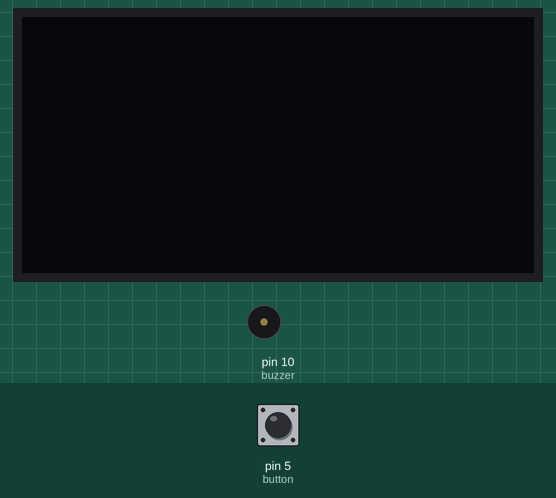
Recording of a sketch running on a simulated Arduino Uno, built with avr-gcc and run on an emulated ATmega328P. Parts: 128×64 one-colour display, buzzer (waves = sounding). The test bench sets the inputs (shaded band); at power-on: pin 5 (button) LOW.

Above: at 1.2 s.
1.3 s: pin 5 (button) pulled HIGH for 0.15 s
At 1.9 s:
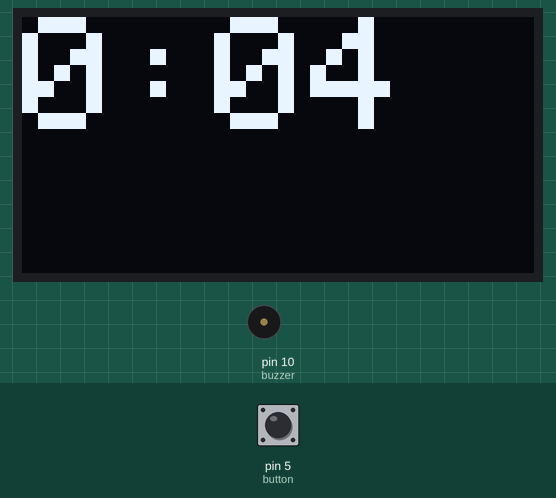
4.4 s: pin 5 (button) pulled HIGH for 1 s
At 6.0 s:
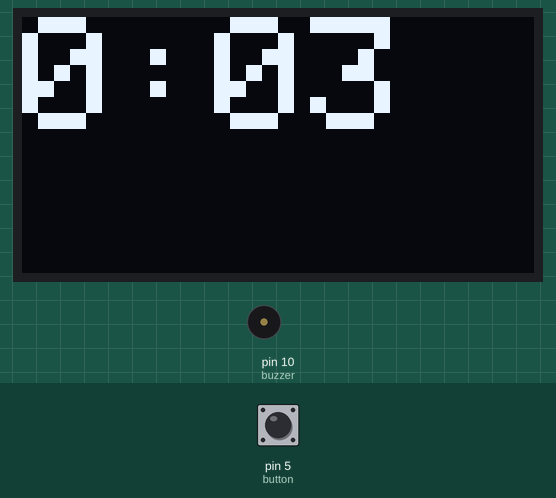
At 12.3 s:
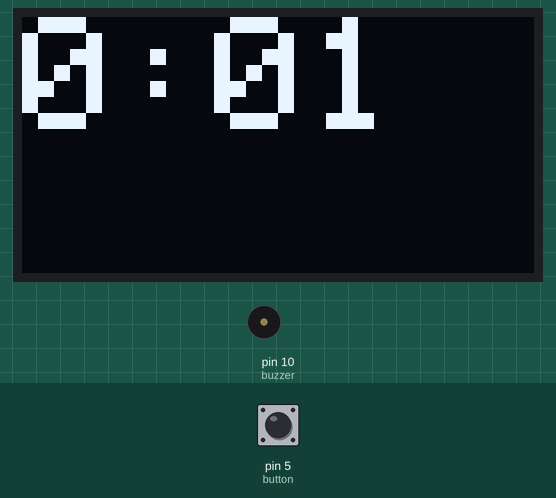
Timing chart, 0 to 16.8 s (numbered marks = the images above; inputs shaded):
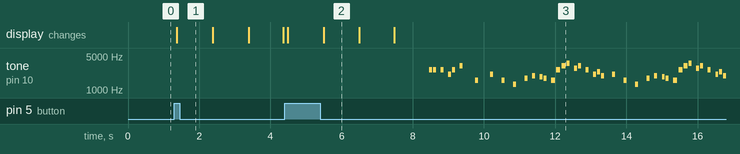

Measured:
- after the input at 1.3 s, the display: changes after 0.07 s (image 1)
- by itself, tone on pin 10 (buzzer): plays 2637 Hz for 0.08 s, 2637 Hz for 0.08 s, 2637 Hz for 0.08 s, 2093 Hz for 0.08 s, 2637 Hz for 0.08 s, 3136 Hz for 0.08 s … (41 notes in this stretch)
- what the display in image 2 shows lasts 1.0 s, from 5.5 s to 6.5 s

The sketch:

pomodoro.ino
```cpp
#include <SPI.h>
#include <Wire.h>
#include <Adafruit_GFX.h>
#include <Adafruit_SSD1306.h>
#include <Adafruit_TFTLCD.h>
#include <Fonts/FreeSans24pt7b.h>
#include <arduino-timer.h>
#include <TimeLib.h>
#include "pitches.h"

#define SCREEN_WIDTH 128 // OLED display width, in pixels
#define SCREEN_HEIGHT 64 // OLED display height, in pixels

// Declaration for an SSD1306 display connected to I2C (SDA, SCL pins)
#define OLED_RESET     -1 // Reset pin # (or -1 if sharing Arduino reset pin)
Adafruit_SSD1306 display(SCREEN_WIDTH, SCREEN_HEIGHT, &Wire, OLED_RESET);

auto timer = timer_create_default();
const int buzzer = 10;
const int button = 5;
int buttonState = 0;
int lastButtonState = 0;
int counter = 3600;
const long interval = 1000;
long prevMillis;
int startTime = 0;
bool start = false;
unsigned long startMillis;
unsigned long currentMillis;

int work = 0;


void setup() {
  display.begin(SSD1306_SWITCHCAPVCC, 0x3c);  // initialize with the I2C addr 0x3D (for the 128x64)
  display.clearDisplay();
  pinMode(button, INPUT);
  pinMode(buzzer, OUTPUT);
}

//Mario main theme melody
int melody[] = {
  NOTE_E7, NOTE_E7, 0, NOTE_E7,
  0, NOTE_C7, NOTE_E7, 0,
  NOTE_G7, 0, 0,  0,
  NOTE_G6, 0, 0, 0,

  NOTE_C7, 0, 0, NOTE_G6,
  0, 0, NOTE_E6, 0,
  0, NOTE_A6, 0, NOTE_B6,
  0, NOTE_AS6, NOTE_A6, 0,

  NOTE_G6, NOTE_E7, NOTE_G7,
  NOTE_A7, 0, NOTE_F7, NOTE_G7,
  0, NOTE_E7, 0,NOTE_C7,
  NOTE_D7, NOTE_B6, 0, 0,

  NOTE_C7, 0, 0, NOTE_G6,
  0, 0, NOTE_E6, 0,
  0, NOTE_A6, 0, NOTE_B6,
  0, NOTE_AS6, NOTE_A6, 0,

  NOTE_G6, NOTE_E7, NOTE_G7,
  NOTE_A7, 0, NOTE_F7, NOTE_G7,
  0, NOTE_E7, 0,NOTE_C7,
  NOTE_D7, NOTE_B6, 0, 0
};
//Mario main them tempo
int tempo[] = {
  12, 12, 12, 12,
  12, 12, 12, 12,
  12, 12, 12, 12,
  12, 12, 12, 12,

  12, 12, 12, 12,
  12, 12, 12, 12,
  12, 12, 12, 12,
  12, 12, 12, 12,

  9, 9, 9,
  12, 12, 12, 12,
  12, 12, 12, 12,
  12, 12, 12, 12,

  12, 12, 12, 12,
  12, 12, 12, 12,
  12, 12, 12, 12,
  12, 12, 12, 12,

  9, 9, 9,
  12, 12, 12, 12,
  12, 12, 12, 12,
  12, 12, 12, 12,
};

void loop() {


  //delay(1000);
  // melodyNote();
  currentMillis = millis();
  buttonState = digitalRead(button);

  display.display();
  display.clearDisplay();   // clears the screen and buffer
  display.setTextSize(4);
  display.setTextColor(WHITE);
  display.setCursor(0, 0);

  if (buttonState != lastButtonState) {
    if (buttonState == HIGH) {

      work = 1;
      setTime(0, 0, 0, 1, 1, 2010);
    }
  };

  lastButtonState = buttonState;

  if (work == 1) {

    tomato();
  }
  if (work == 2) {
    workBreak();
  }

}


void tomato() {

  int tomatoMin = startTime - minute();
  int tomatoSec = 5 - second() - 1;
  String sec = String(tomatoSec);
  String mins = String(tomatoMin);

  if (tomatoSec < 10) {
    sec = 0 + sec;
  }


  display.println( mins + ":" + sec );

  if ((mins == "0") && (sec == "00")) {
    work = 2;
  }
}

void workBreak() {

    playMario();


  display.clearDisplay();
  display.print("tomato");
  work = 1;
}

void playMario() {
   int size = sizeof(melody) / sizeof(int);
     for (int thisNote = 0; thisNote < size; thisNote++) {

       // to calculate the note duration, take one second
       // divided by the note type.
       //e.g. quarter note = 1000 / 4, eighth note = 1000/8, etc.
       int noteDuration = 1000/tempo[thisNote];

       tone(buzzer, melody[thisNote],noteDuration);

       // to distinguish the notes, set a minimum time between them.
       // the note's duration + 30% seems to work well:
       int pauseBetweenNotes = noteDuration * 1.30;
       delay(pauseBetweenNotes);

       // stop the tone playing:
       tone(buzzer, 0,noteDuration);

    }
}
```

pitches.h
```cpp
/*************************************************
 * Public Constants
 *************************************************/

#define NOTE_B0  31
#define NOTE_C1  33
#define NOTE_CS1 35
#define NOTE_D1  37
#define NOTE_DS1 39
#define NOTE_E1  41
#define NOTE_F1  44
#define NOTE_FS1 46
#define NOTE_G1  49
#define NOTE_GS1 52
#define NOTE_A1  55
#define NOTE_AS1 58
#define NOTE_B1  62
#define NOTE_C2  65
#define NOTE_CS2 69
#define NOTE_D2  73
#define NOTE_DS2 78
#define NOTE_E2  82
#define NOTE_F2  87
#define NOTE_FS2 93
#define NOTE_G2  98
#define NOTE_GS2 104
#define NOTE_A2  110
#define NOTE_AS2 117
#define NOTE_B2  123
#define NOTE_C3  131
#define NOTE_CS3 139
#define NOTE_D3  147
#define NOTE_DS3 156
#define NOTE_E3  165
#define NOTE_F3  175
#define NOTE_FS3 185
#define NOTE_G3  196
#define NOTE_GS3 208
#define NOTE_A3  220
#define NOTE_AS3 233
#define NOTE_B3  247
#define NOTE_C4  262
#define NOTE_CS4 277
#define NOTE_D4  294
#define NOTE_DS4 311
#define NOTE_E4  330
#define NOTE_F4  349
#define NOTE_FS4 370
#define NOTE_G4  392
#define NOTE_GS4 415
#define NOTE_A4  440
#define NOTE_AS4 466
#define NOTE_B4  494
#define NOTE_C5  523
#define NOTE_CS5 554
#define NOTE_D5  587
#define NOTE_DS5 622
#define NOTE_E5  659
#define NOTE_F5  698
#define NOTE_FS5 740
#define NOTE_G5  784
#define NOTE_GS5 831
#define NOTE_A5  880
#define NOTE_AS5 932
#define NOTE_B5  988
#define NOTE_C6  1047
#define NOTE_CS6 1109
#define NOTE_D6  1175
#define NOTE_DS6 1245
#define NOTE_E6  1319
#define NOTE_F6  1397
#define NOTE_FS6 1480
#define NOTE_G6  1568
#define NOTE_GS6 1661
#define NOTE_A6  1760
#define NOTE_AS6 1865
#define NOTE_B6  1976
#define NOTE_C7  2093
#define NOTE_CS7 2217
#define NOTE_D7  2349
#define NOTE_DS7 2489
#define NOTE_E7  2637
#define NOTE_F7  2794
#define NOTE_FS7 2960
#define NOTE_G7  3136
#define NOTE_GS7 3322
#define NOTE_A7  3520
#define NOTE_AS7 3729
#define NOTE_B7  3951
#define NOTE_C8  4186
#define NOTE_CS8 4435
#define NOTE_D8  4699
#define NOTE_DS8 4978
```
